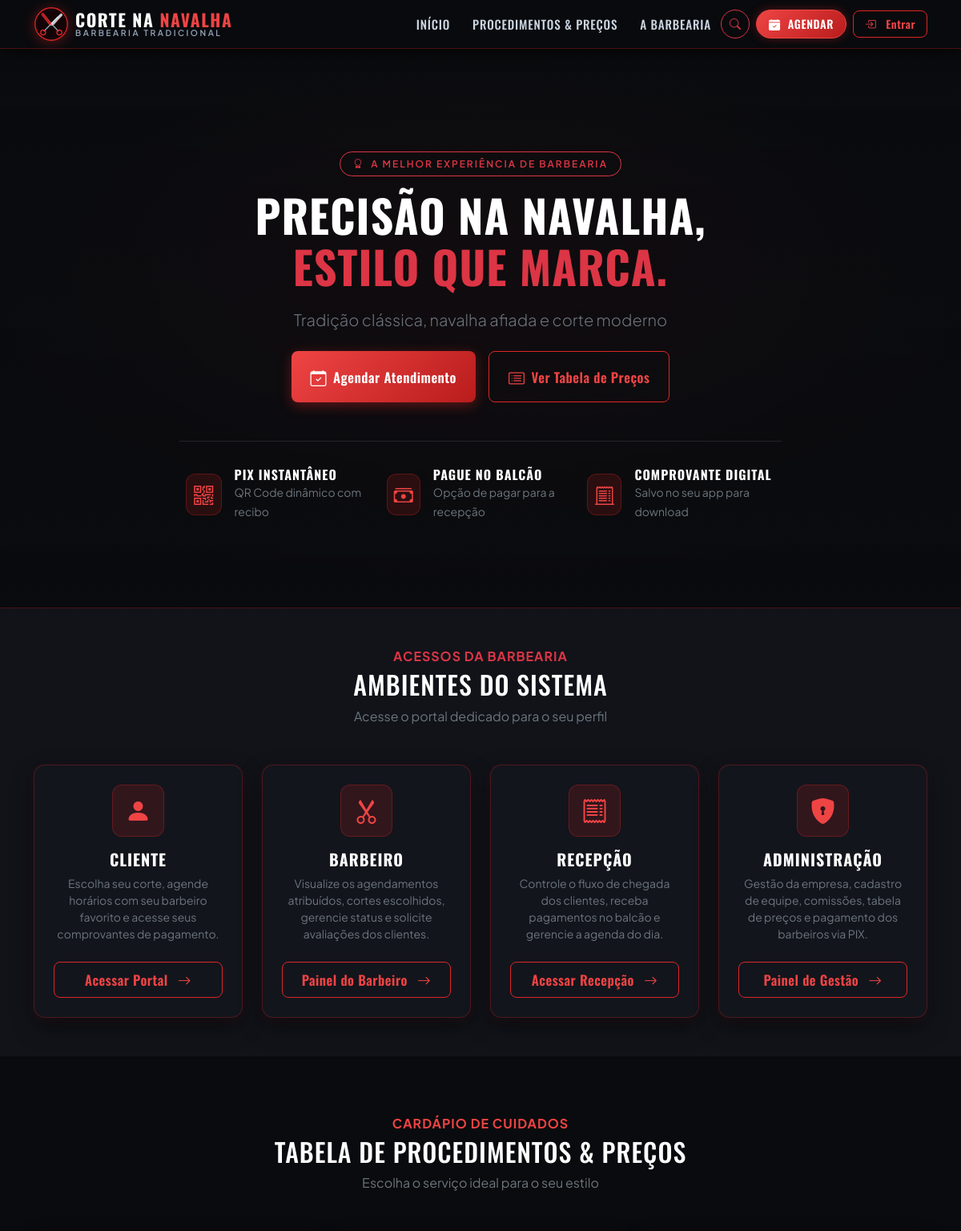
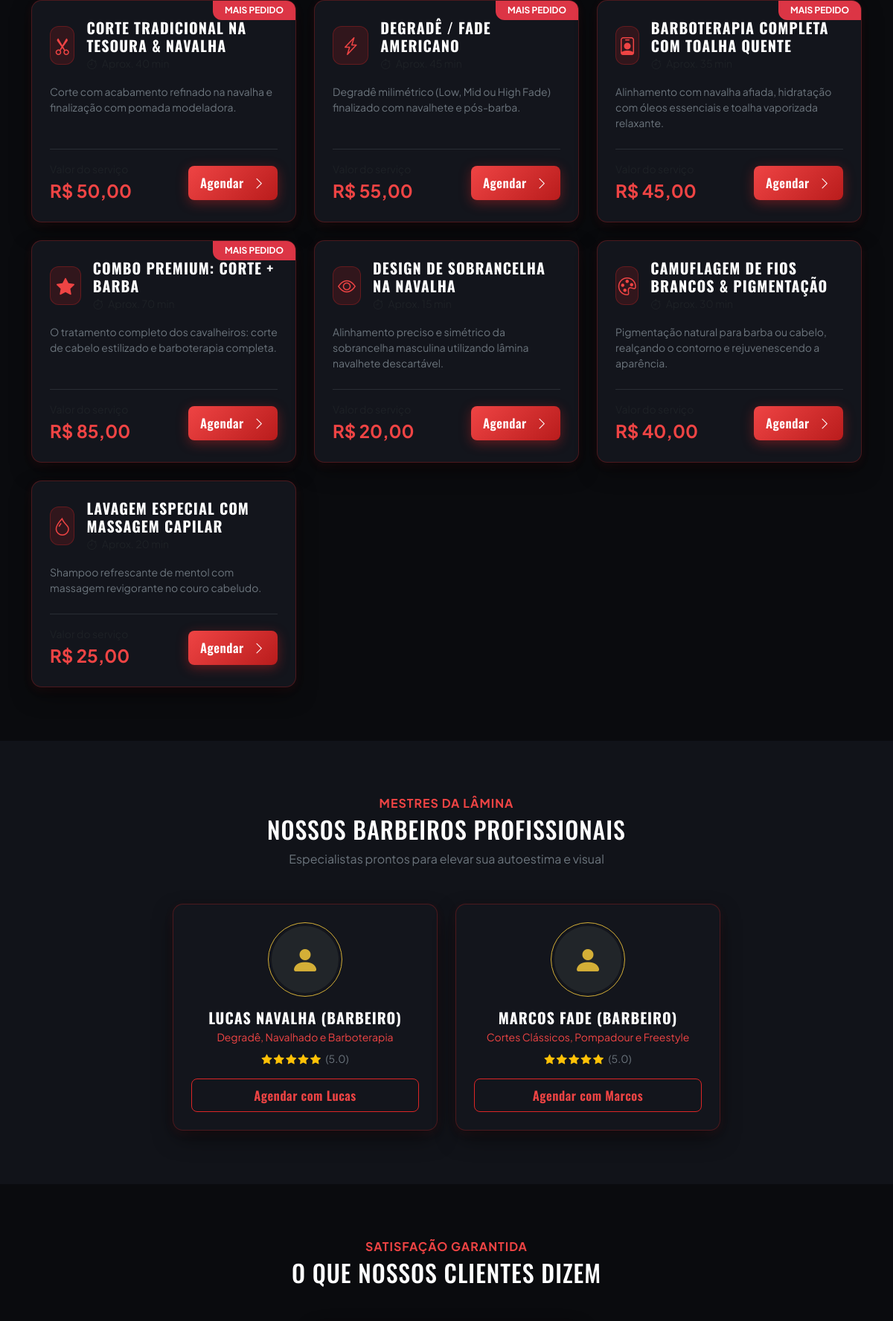
The page / (upper part) on the database its author committed (2 pictures, top to bottom).
### tables this page shows
CREATE TABLE IF NOT EXISTS `configuracao_empresa` (
    `id` INT AUTO_INCREMENT PRIMARY KEY,
    `nome_barbearia` VARCHAR(150) NOT NULL DEFAULT 'Corte na Navalha Barbearia',
    `slogan` VARCHAR(255) DEFAULT 'Tradição, estilo e precisão em cada detalhe',
    `cnpj` VARCHAR(20) DEFAULT '12.345.678/0001-90',
    `telefone` VARCHAR(20) DEFAULT '(11) 98765-4321',
    `email` VARCHAR(100) DEFAULT 'contato@cortenanavalha.com.br',
    `endereco` VARCHAR(255) DEFAULT 'Rua dos Barbeiros, 777 - Centro, São Paulo - SP',
    `horario_abertura` TIME DEFAULT '08:00:00',
    `horario_fechamento` TIME DEFAULT '20:00:00',
    `chave_pix_principal` VARCHAR(100) DEFAULT 'pix@cortenanavalha.com.br',
    `tipo_chave_pix` VARCHAR(30) DEFAULT 'E-mail',
    `atualizado_em` TIMESTAMP DEFAULT CURRENT_TIMESTAMP ON UPDATE CURRENT_TIMESTAMP
);

CREATE TABLE IF NOT EXISTS `servicos` (
    `id` INT AUTO_INCREMENT PRIMARY KEY,
    `nome` VARCHAR(100) NOT NULL,
    `descricao` TEXT,
    `preco` DECIMAL(10,2) NOT NULL,
    `tempo_minutos` INT NOT NULL DEFAULT 30,
    `icone` VARCHAR(50) DEFAULT 'bi-scissors',
    `imagem` VARCHAR(255) DEFAULT 'assets/img/servico-corte.jpg',
    `categoria` ENUM('cabelo', 'barba', 'combo', 'especial') NOT NULL DEFAULT 'cabelo',
    `destaque` TINYINT(1) DEFAULT 0,
    `ativo` TINYINT(1) DEFAULT 1,
    `criado_em` TIMESTAMP DEFAULT CURRENT_TIMESTAMP
);

CREATE TABLE IF NOT EXISTS `usuarios` (
    `id` INT AUTO_INCREMENT PRIMARY KEY,
    `nome` VARCHAR(150) NOT NULL,
    `email` VARCHAR(120) NOT NULL UNIQUE,
    `cpf` VARCHAR(20) NOT NULL UNIQUE,
    `telefone` VARCHAR(20) NOT NULL,
    `senha` VARCHAR(255) NOT NULL,
    `perfil` ENUM('cliente', 'barbeiro', 'recepcao', 'dono') NOT NULL DEFAULT 'cliente',
    `foto` VARCHAR(255) DEFAULT 'assets/img/default-avatar.png',
    `especialidade` VARCHAR(150) DEFAULT NULL,
    `chave_pix` VARCHAR(100) DEFAULT NULL,
    `tipo_chave_pix` VARCHAR(30) DEFAULT NULL,
    `comissao_percentual` DECIMAL(5,2) DEFAULT 50.00,
    `ativo` TINYINT(1) DEFAULT 1,
    `criado_em` TIMESTAMP DEFAULT CURRENT_TIMESTAMP
);

### index.php (the view, shortened to what the rows shown need)
<?php
require_once __DIR__ . '/config/db.php';
$pdo = getDBConnection();
$empresa = getEmpresaConfig();
$stmtServicos = $pdo->query("SELECT * FROM servicos WHERE ativo = 1 ORDER BY destaque DESC, id ASC");
$servicos = $stmtServicos->fetchAll();
$stmtBarbeiros = $pdo->query("
    SELECT u.*,
           COALESCE(AVG(a.estrelas), 5.0) as media_estrelas,
           COUNT(a.id) as total_avaliacoes
    FROM usuarios u
    LEFT JOIN avaliacoes a ON a.barbeiro_id = u.id
    WHERE u.perfil = 'barbeiro' AND u.ativo = 1
    GROUP BY u.id
    ORDER BY u.id ASC
");
$barbeiros = $stmtBarbeiros->fetchAll();
$stmtAvaliacoes = $pdo->query("
    SELECT a.*, c.nome as cliente_nome, b.nome as barbeiro_nome, s.nome as servico_nome
    FROM avaliacoes a
    JOIN usuarios c ON a.cliente_id = c.id
    JOIN usuarios b ON a.barbeiro_id = b.id
    JOIN agendamentos ag ON a.agendamento_id = ag.id
    JOIN agendamento_itens ai ON ag.id = ai.agendamento_id
    JOIN servicos s ON ai.servico_id = s.id
    ORDER BY a.id DESC
    LIMIT 3
");
$avaliacoes = $stmtAvaliacoes->fetchAll();
require_once __DIR__ . '/includes/header.php';
?>
<section class="hero-section">
    <div class="container py-5">
        <div class="row align-items-center">
            <div class="col-lg-8 mx-auto text-center">
                <span class="badge border border-danger text-danger px-3 py-2 rounded-pill mb-3 text-uppercase fw-semibold" style="letter-spacing: 2px;">
                    <i class="bi bi-award me-1"></i> A Melhor Experiência de Barbearia
                </span>
                <h1 class="hero-title text-white">
                    PRECISÃO NA NAVALHA, <br><span class="text-danger">ESTILO QUE MARCA.</span>
                </h1>
                <p class="lead text-secondary mb-4 mx-auto" style="max-width: 650px;">
                    <?= htmlspecialchars($empresa['slogan'] ?? 'Tradição clássica, navalha afiada e corte moderno. Reserve seu horário em segundos com confirmação imediata.') ?>
                </p>
                <div class="d-flex flex-wrap justify-content-center gap-3">
                    <a href="<?= BASE_URL ?>/cliente/agendar.php" class="btn btn-red btn-lg px-4 py-3">
                    </a>
                    <a href="#servicos" class="btn btn-outline-red btn-lg px-4 py-3">
                    </a>
                </div>
                <div class="row g-3 mt-5 pt-3 border-top border-secondary border-opacity-25 text-start">
                    <div class="col-md-4 col-sm-6">
                    </div>
                    <div class="col-md-4 col-sm-6">
                    </div>
                    <div class="col-md-4 col-sm-12">
                    </div>
                </div>
            </div>
        </div>
    </div>
</section>
<section class="py-5" style="background: #111319;">
    <div class="container">
        <div class="text-center mb-5">
            <h2 class="text-white mt-1">Ambientes do Sistema</h2>
        </div>
    </div>
</section>
<section id="servicos" class="py-5">
    <div class="container py-4">
        <div class="text-center mb-5">
            <h2 class="text-white mt-1">Tabela de Procedimentos & Preços</h2>
        </div>
        <div class="row g-4" id="gridServicosContainer">
            <?php foreach ($servicos as $servico): ?>
                <div class="col-lg-4 col-md-6 col-servico-item">
                    <div class="barber-card card-servico-home h-100 d-flex flex-column justify-content-between p-4 position-relative">
                        <?php if ($servico['destaque']): ?>
                            <span class="position-absolute top-0 end-0 bg-danger text-white fw-bold px-3 py-1 rounded-bl small" style="border-top-right-radius: 12px; border-bottom-left-radius: 12px; font-size: 0.75rem;">
                                MAIS PEDIDO
                            </span>
                        <?php endif; ?>
                        <div>
                            <div class="d-flex align-items-center gap-3 mb-3">
                                <div class="stat-icon">
                                    <i class="bi <?= htmlspecialchars($servico['icone'] ?? 'bi-scissors') ?>"></i>
                                </div>
                                <div>
                                    <h5 class="text-white mb-0 fw-bold"><?= htmlspecialchars($servico['nome']) ?></h5>
                                    <small class="text-muted"><i class="bi bi-stopwatch me-1"></i> Aprox. <?= (int)$servico['tempo_minutos'] ?> min</small>
                                </div>
                            </div>
                            <p class="text-secondary small mb-4">
                                <?= htmlspecialchars($servico['descricao']) ?>
                            </p>
                        </div>
                        <div class="pt-3 border-top border-secondary border-opacity-25 d-flex align-items-center justify-content-between">
                            <div>
                                <span class="text-muted small d-block">Valor do serviço</span>
                                <span class="fs-4 fw-bold text-gold">R$ <?= number_format($servico['preco'], 2, ',', '.') ?></span>
                            </div>
                            <a href="<?= BASE_URL ?>/cliente/agendar.php?servico_id=<?= $servico['id'] ?>" class="btn btn-gold btn-sm px-3">
                                Agendar <i class="bi bi-chevron-right ms-1"></i>
                            </a>
                        </div>
                    </div>
                </div>
            <?php endforeach; ?>
        </div>
    </div>
</section>
<section class="py-5" style="background: #111319;">
    <div class="container py-4">
        <div class="text-center mb-5">
            <h2 class="text-white mt-1">Nossos Barbeiros Profissionais</h2>
        </div>
        <div class="row g-4 justify-content-center">
            <?php foreach ($barbeiros as $b): ?>
                <div class="col-lg-4 col-md-6">
                    <div class="barber-card text-center p-4">
                        <div class="position-relative d-inline-block mb-3">
                            <div class="rounded-circle border border-warning p-1 d-inline-block" style="border-color: var(--gold) !important;">
                                <div class="rounded-circle bg-dark d-flex align-items-center justify-content-center" style="width: 90px; height: 90px; font-size: 2.5rem; color: var(--gold);">
                                    <i class="bi bi-person-fill"></i>
                                </div>
                            </div>
                        </div>
                        <h5 class="text-white fw-bold mb-1"><?= htmlspecialchars($b['nome']) ?></h5>
                        <p class="text-gold small mb-2"><?= htmlspecialchars($b['especialidade'] ?? 'Barbeiro Especialista') ?></p>
                        <div class="text-warning small mb-3">
                            <?php
                                $media = round((float)$b['media_estrelas']);
                                for ($i = 1; $i <= 5; $i++):
                            ?>
                                <i class="bi <?= ($i <= $media) ? 'bi-star-fill text-warning' : 'bi-star text-secondary' ?>"></i>
                            <?php endfor; ?>
                            <span class="text-secondary ms-1">(<?= number_format($b['media_estrelas'], 1) ?>)</span>
                        </div>
                        <a href="<?= BASE_URL ?>/cliente/agendar.php?barbeiro_id=<?= $b['id'] ?>" class="btn btn-outline-gold btn-sm w-100">
                            Agendar com <?= htmlspecialchars(explode(' ', $b['nome'])[0]) ?>
                        </a>
                    </div>
                </div>
            <?php endforeach; ?>
        </div>
    </div>
</section>
<?php if (!empty($avaliacoes)): ?>
<section class="py-5">
    <div class="container py-4">
        <div class="text-center mb-5">
            <h2 class="text-white mt-1">O que nossos clientes dizem</h2>
        </div>
    </div>
</section>
<?php endif; ?>
<?php require_once __DIR__ . '/includes/footer.php'; ?>

### rows shown on the page
configuracao_empresa: slogan "Tradição clássica, navalha afiada e corte moderno"
servicos: destaque "MAIS PEDIDO", nome "CORTE TRADICIONAL NA TESOURA & NAVALHA", descricao "Corte com acabamento refinado na navalha e finalização com pomada modeladora.", preco "50,00"
servicos: destaque "MAIS PEDIDO", nome "DEGRADÊ / FADE AMERICANO", descricao "Degradê milimétrico (Low, Mid ou High Fade) finalizado com navalhete e pós-barba.", preco "55,00"
servicos: destaque "MAIS PEDIDO", nome "BARBOTERAPIA COMPLETA COM TOALHA QUENTE", descricao "Alinhamento com navalha afiada, hidratação com óleos essenciais e toalha vaporizada relaxante.", preco "45,00"
servicos: destaque "MAIS PEDIDO", nome "COMBO PREMIUM: CORTE + BARBA", descricao "O tratamento completo dos cavalheiros: corte de cabelo estilizado e barboterapia completa.", preco "85,00"
servicos: nome "DESIGN DE SOBRANCELHA NA NAVALHA", descricao "Alinhamento preciso e simétrico da sobrancelha masculina utilizando lâmina navalhete descartável.", preco "20,00"
servicos: nome "CAMUFLAGEM DE FIOS BRANCOS & PIGMENTAÇÃO", descricao "Pigmentação natural para barba ou cabelo, realçando o contorno e rejuvenescendo a aparência.", preco "40,00"
servicos: nome "LAVAGEM ESPECIAL COM MASSAGEM CAPILAR", descricao "Shampoo refrescante de mentol com massagem revigorante no couro cabeludo.", preco "25,00"
usuarios: nome "LUCAS NAVALHA (BARBEIRO)", especialidade "Degradê, Navalhado e Barboterapia", media_estrelas "5.0", nome "Lucas"
usuarios: nome "MARCOS FADE (BARBEIRO)", especialidade "Cortes Clássicos, Pompadour e Freestyle", media_estrelas "5.0", nome "Marcos"
